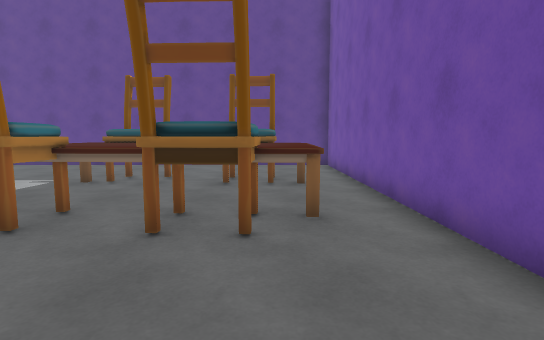
view 1 (above)

20 first-person views from a walk through a scene from a Unity 3-D project. The camera is 1.3 m above the floor, tilts 6° down and sees 80° across. The floor is counted in squares, 1 m on a side. Each view is taken from the middle of a square. On the plan, view 1 faces up. The plan holds only what a view shows up to about 14 squares ahead; the rest is blank.

view 2
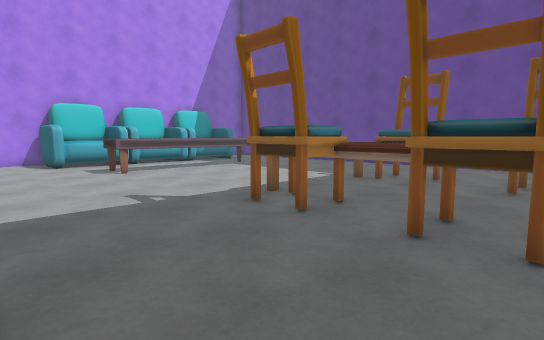

view 3
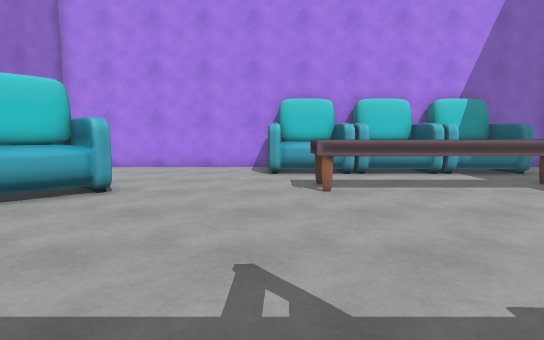

view 4
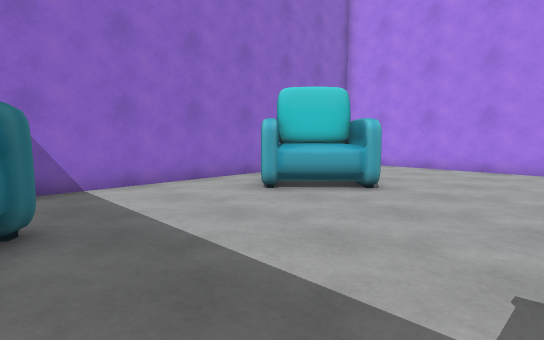

view 5
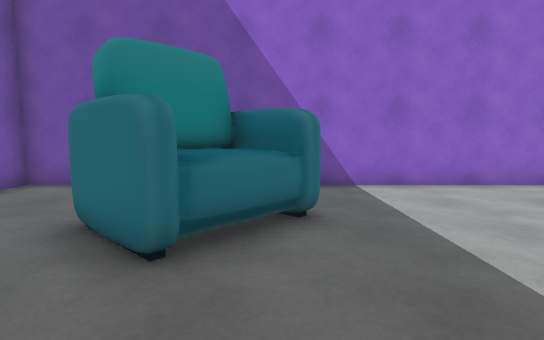

view 6
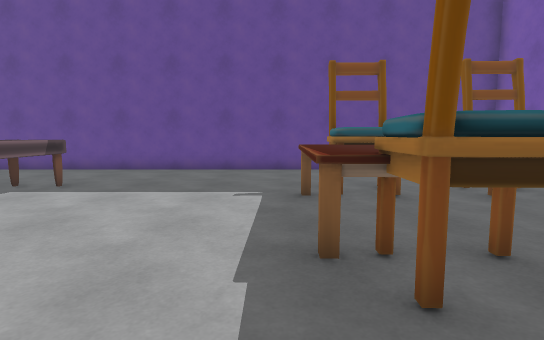

view 7
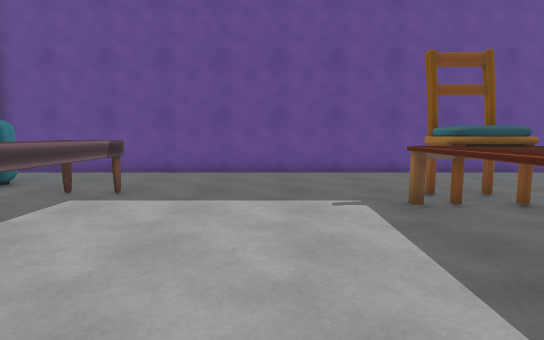

view 8
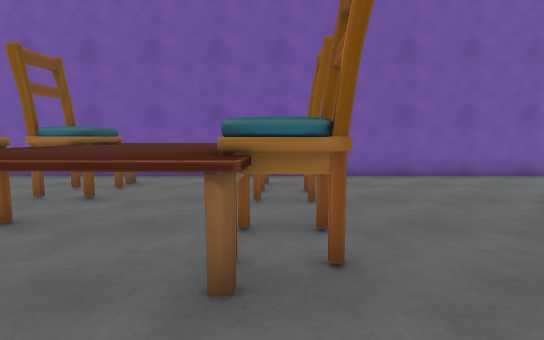

view 9
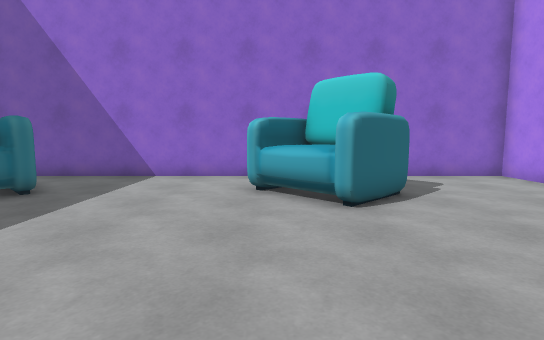

view 10
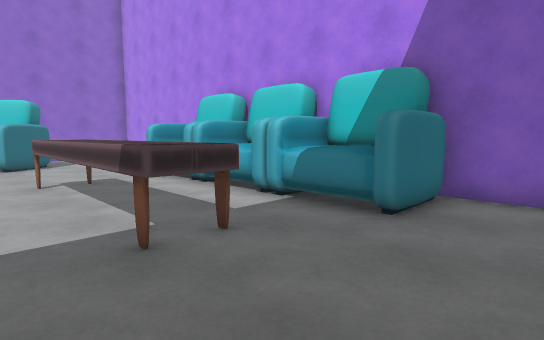

view 11
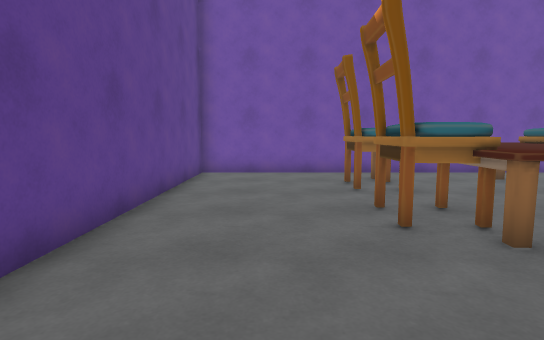

view 12
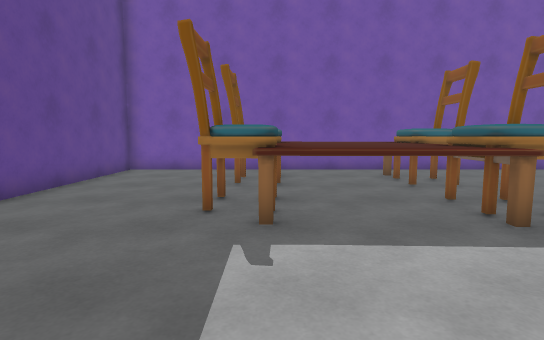

view 13
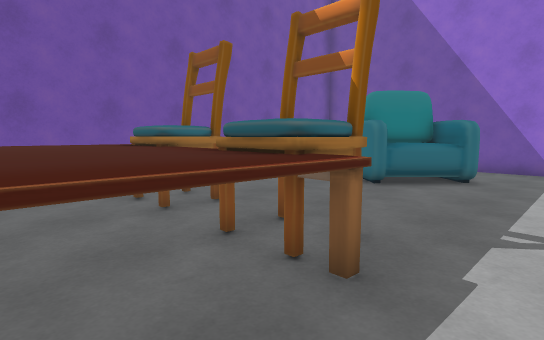

view 14
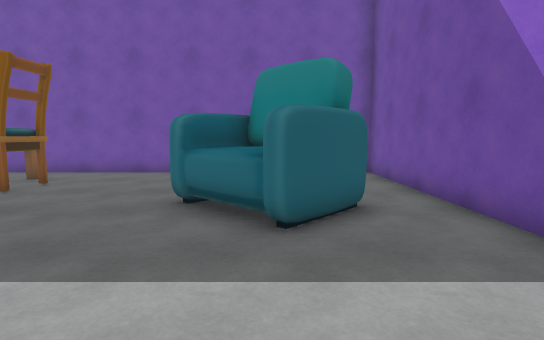

view 15
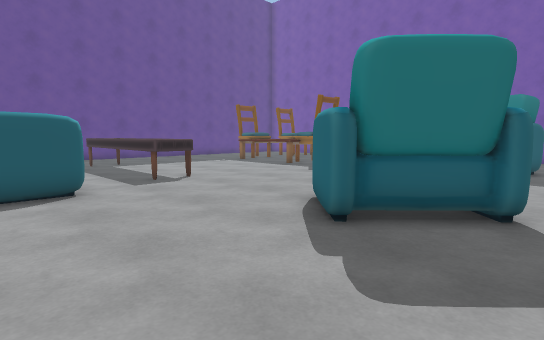

view 16
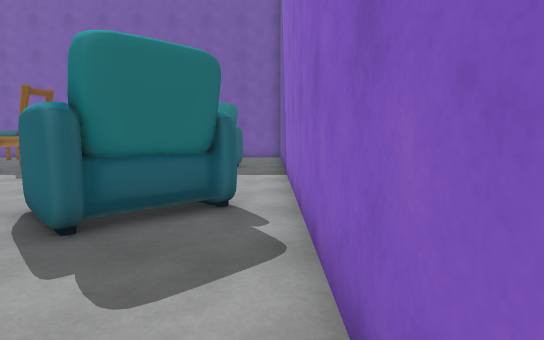

view 17
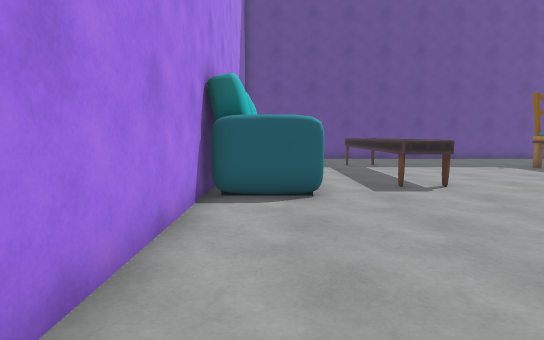

view 18
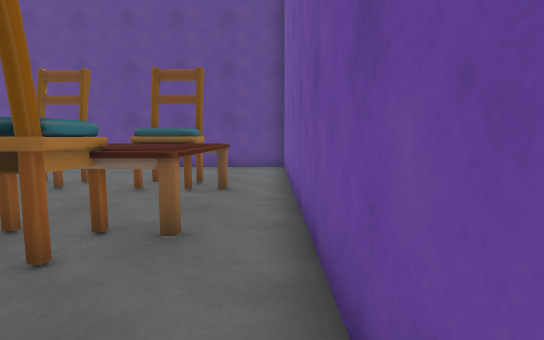

view 19
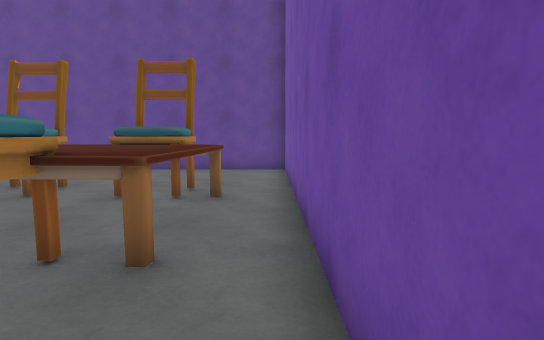

view 20
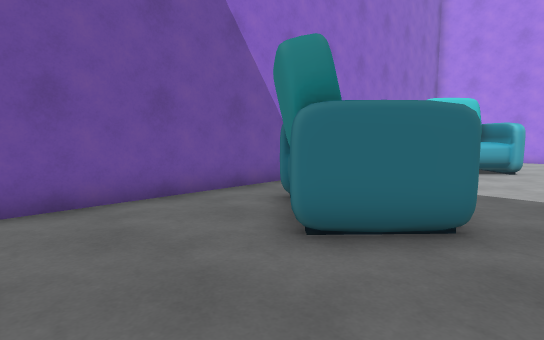

### Floor plan
Points are (right, up) in squares from view 1. A wall is a line through its corners. A room is listed if a view was taken in it or the views show most of it. See-through windows are left out.
Room 1 (views 1, 2, 3, 4, 5, 6, 7, 8, 9, 10, 11, 12, 13, 14, 15, 16, 17, 18, 19, 20)
walls: (-17.5, 4.5) (-17.5, -3.8); (-17.5, 13.5) (-17.5, 11.6); (-17.5, -3.9) (-17.5, -5.5) (2.5, -5.5) (2.5, 14.5) (-17.1, 14.5); (-17.5, 14.4) (-17.5, 13.8)
objects: sofa (-17, 3) to (-15, 5); sofa (-17, 6) to (-15, 8); sofa (-17, 9) to (-15, 12); sofa (-13, -4) to (-10, -1); other object (-13, 4) to (-12, 11); sofa (-5, -4) to (-1, 0); chair (-5, 4) to (-3, 6); other object (-5, 5) to (1, 9); chair (-5, 9) to (-3, 10); chair (-2, 4) to (0, 5); chair (-1, 9) to (0, 10)

Positions as (right, up) in squares from view 1, and headings:
1: (0, 0), facing up
2: (0, 0), facing up-left
3: (-4, 3), facing left
4: (-4, 3), facing down-left
5: (-4, 3), facing down
6: (-6, 2), facing up
7: (-8, 3), facing up
8: (-8, 5), facing right
9: (-10, 5), facing down
10: (-10, 14), facing down-left
11: (-9, 12), facing right
12: (-10, 9), facing right
13: (-7, 8), facing down-right
14: (-9, -2), facing right
15: (-17, -5), facing up-right
16: (-17, -5), facing right
17: (-16, -4), facing up
18: (2, 1), facing up
19: (2, 2), facing up
20: (2, 1), facing down-left
